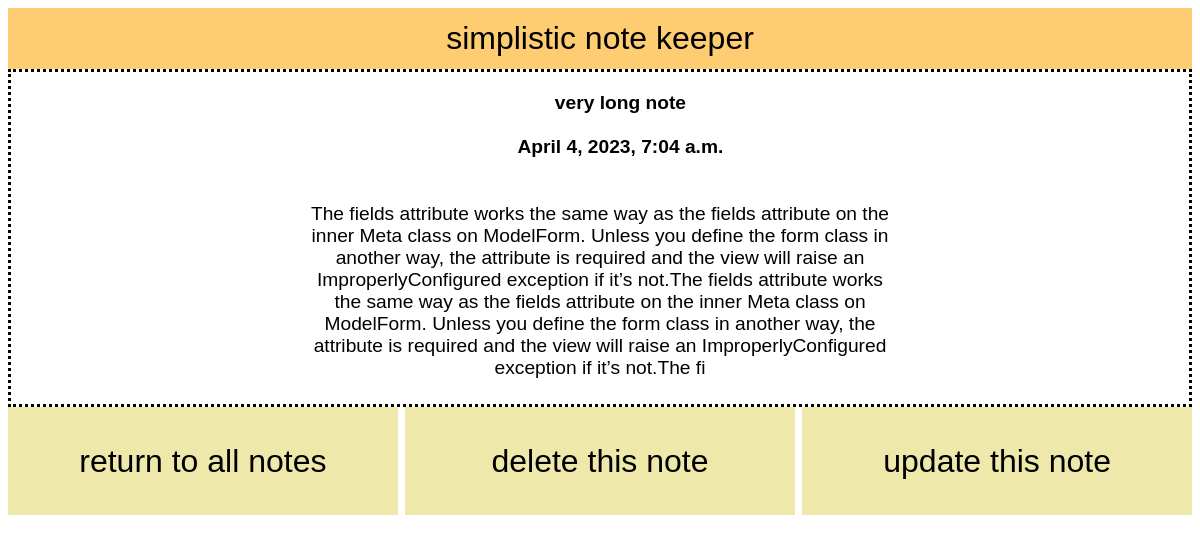
Screenshot of /note/47/ with the database file from the repository.
### note_app/models.py (models this page shows, shortened)
class NoteModel(models.Model):
    date_created = models.DateTimeField(default=now())
    note_name = models.CharField(max_length=50, default="")
    note_text = models.TextField(max_length=500)
    user = models.ForeignKey(User, default="", null=True, blank=True, on_delete=models.CASCADE)

### note_app/views.py (the view)
class NoteDetailView(DetailView):
    template_name = "note_detail.html"
    model = NoteModel

### note_app/templates/note_detail.html
{% extends "base.html" %}
{% block content %}
<div class="note_detail_container">
    <span class="bold">
    <p class="note_detail">{{ object.note_name }}</p>
    <p class="note_detail">{{ object.date_created }}</p>
    </span>
    <p class="note_detail" id="note_text">{{ object.note_text }}</p>
</div>
<div class="note_detail_buttons">
    <a class="button_link" href="{% url 'note_list' %}">return to all notes</a>
    <a class="button_link" href="{% url 'delete_note' object.id %}">delete this note</a>
    <a class="button_link" href="{% url 'update_note' object.id %}">update this note</a>
</div>
{% endblock %}

### note_app/static/style.css (style rules this page uses)
* { font-family: Arial, Helvetica, sans-serif; }
.bold { font-weight: bold; }
p { padding: 0.5%; font-size: larger; margin: 1em; }
.note_detail { width: 100%; text-align: center; }
.note_detail_container { display: grid; place-items: center; border: dotted }
a { padding: 0.5%; font-size: larger; }
#note_text { text-align: center; width: 50%; }
.button_link { flex: 1; font-size: xx-large; text-decoration: none; outline: none; text-align: center; line-height: 3; color: black; }
.button_link:link, .button_link:visited, .button_link:focus { background: palegoldenrod; color: black; }
.note_detail_buttons { display: flex; gap: 0.625%; }
.note_detail_buttons { display: grid; place-items: center; }

### rows the page displays
NoteModel: note_name "very long note", date_created "April 4, 2023, 7:04 a.m.", note_text "The fields attribute works the same way as the fields attribute on the inner Meta class on ModelForm. Unless you define the form class in another way, the attribute is required and the view will raise an ImproperlyConfigured exception if it’s not.The fields attribute works the same way as the fields attribute on the inner Meta class on ModelForm. Unless you define the form class in another way, the attribute is required and the view will raise an ImproperlyConfigured exception if it’s not.The fi"
